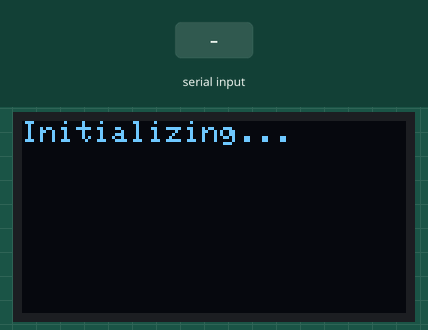
Recording of a sketch running on a simulated Arduino Uno, built with avr-gcc and run on an emulated ATmega328P. On the bench: 128×64 one-colour display. The test bench sets the inputs (shaded band). What the sketch prints to the serial monitor is not drawn.

Above: at 0.06 s.
At 1.2 s:
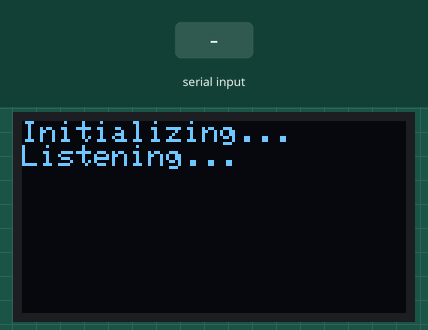
1.3 s: "1\n" received over the second serial link
2.8 s: "0\n" received over the second serial link
At 4.0 s:
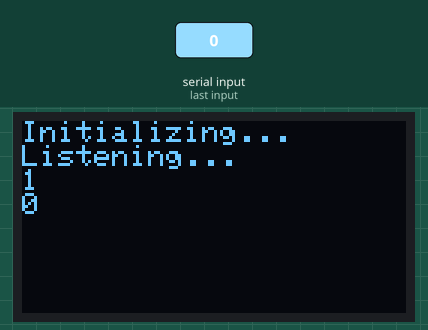
Timing chart, 0 to 5.8 s (numbered marks = the images above; inputs shaded):
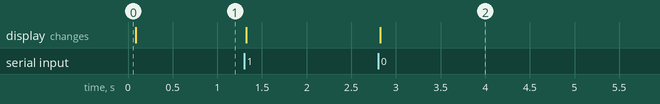

Measured:
- after the input at 2.8 s, the display: changes at once (image 2)

The sketch:

WiredNanoOled.ino
```cpp
//Essentially just converts a nano with an adafruit display into a serial monitor, communicated with by PlantData.cpp

#include <SoftwareSerial.h>
SoftwareSerial link(2, 3); // Rx, Tx
#include <SPI.h>
#include <Wire.h>
#include <Adafruit_SSD1306.h>
#define SCREEN_WIDTH 128 // OLED display width, in pixels
#define SCREEN_HEIGHT 64 // OLED display height, in pixels

// Declaration for an SSD1306 display connected to I2C (SDA, SCL pins)
// The pins for I2C are defined by the Wire-library.
// On an arduino UNO:       A4(SDA), A5(SCL)
// On an arduino MEGA 2560: 20(SDA), 21(SCL)
// On an arduino LEONARDO:   2(SDA),  3(SCL), ...
#define OLED_RESET     4 // Reset pin # (or -1 if sharing Arduino reset pin)
#define SCREEN_ADDRESS 0x3C ///< See datasheet for Address; 0x3D for 128x64, 0x3C for 128x32
Adafruit_SSD1306 display(SCREEN_WIDTH, SCREEN_HEIGHT, &Wire, OLED_RESET);

char cString[128];
byte chPosX = 0;
byte chPosY = 0;
byte chPos = 0;
byte ch = 0;
char dataStr[6];

bool isCmd;

void setup() {
  Serial.begin(9600);
  //delay(1000);
  Wire.begin();
  link.begin(9600);

  if(!display.begin(SSD1306_SWITCHCAPVCC, SCREEN_ADDRESS)) {
    Serial.println(F("SSD1306 allocation failed"));
    for(;;); // Don't proceed, loop forever
  }

  display.clearDisplay();
  display.setTextSize(1);      // Normal 1:1 pixel scale
  display.setTextColor(SSD1306_WHITE); // Draw white text
  //display.setCursor(start_x, start_y);     // Start at top-left corner
  display.cp437(true);         // Use full 256 char 'Code Page 437' font

  drawChars("Initializing...\n");
  Serial.println("Listening");
  drawChars("Listening...\n");

}


void drawChars(char* strmes) {
  int ypos = display.getCursorY();
  int xpos = display.getCursorX();
  int meslen = strlen(strmes);

  xpos += meslen;
  if (xpos >= 127) {
    ypos += 8;
    display.setCursor(0,ypos);
  } else
  if (ypos >= 63) {
    display.clearDisplay();
    display.setCursor(0,0);
  };

  const int sizet = meslen;
  for (int i=0; i<sizet; i++) {
    char dat = strmes[i];
    display.write(dat);
  };
  display.display();
}

void parseCmd(String cmd) {

  if (cmd == "!") {
    display.setCursor(0, 0);
    display.clearDisplay();
  } else if (cmd == "!reset") {
    display.setCursor(0, 0);
  };
//};
}

String cmdStr = "";
void getLinkData() {
     while(link.available())
   {
    //read incoming char by char:
     ch = link.read();
     cString[chPos] = ch;
     if (chPos == 0) {
      if (ch == '!') {
        isCmd = true;
      };
      if (isCmd) {
        cmdStr += char(ch);
      };
     };
     chPos++;

   if (ch == '\n' or ch =='&') {
     cString[chPos] = 0;
     if (ch == '&') {
     cString[chPos -1] = ' ';
     };
     chPos = 0;
     //Serial.println(cString);
     if (!isCmd) {
      drawChars(cString);
     } else {
      cmdStr.replace("\n", "");
      parseCmd(cmdStr);
      cmdStr = "";
      isCmd = false;
     };
     };
   };
}
void loop() {
 getLinkData();

}
```
